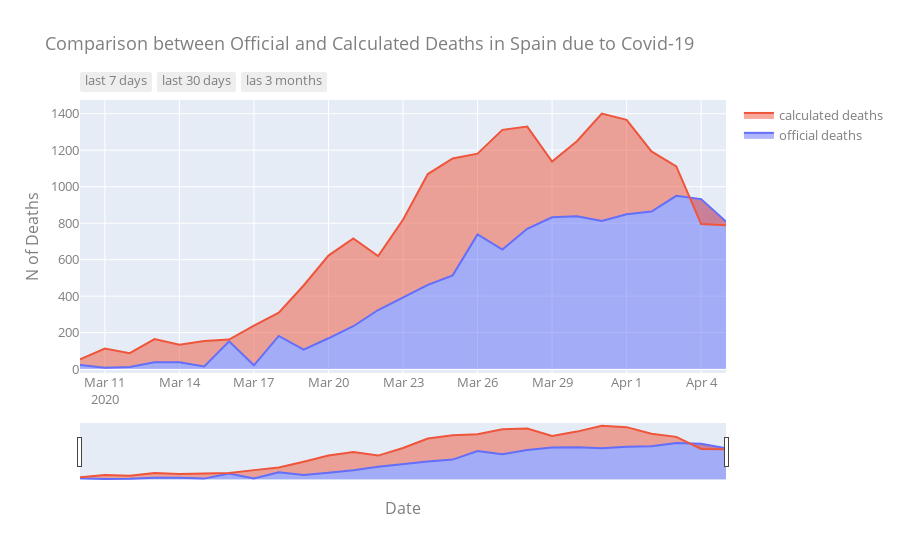

Notebook cell for this chart:
### Code cell
# Create traces
fig = go.Figure()
fig.add_trace(go.Scatter(x=official_to_print["date"], y=official_to_print["official_deaths"],
                    mode='lines',fill="tonexty", 
                    name='official deaths'))
fig.add_trace(go.Scatter(x=mortality_to_print["date"], y=mortality_to_print["covid_deaths"],
                    mode='lines',fill="tonexty",
                    name='calculated deaths'))

fig.update_layout(
    title="Comparison between Official and Calculated Deaths in Spain due to Covid-19",
    xaxis_title="Date",
    yaxis_title="N of Deaths",
    font=dict(
        #family="Courier New, monospace",
        size=13,
        color="#7f7f7f"
    ))

fig.update_xaxes(
    rangeslider_visible=True,
    rangeselector=dict(
        buttons=list([
            dict(count=7, label="last 7 days", step="day", stepmode="backward"),
            dict(count=1, label="last 30 days", step="month", stepmode="backward"),
            dict(count=3, label="las 3 months", step="month", stepmode="backward"),        ])
    )

)


fig.show()

### Figure 1 — Plotly figure (JSON) as saved in the notebook; plotly's stock layout.template omitted (floating-point values rounded to 4 significant figures)
{"data": [{"fill": "tonexty", "mode": "lines", "name": "official deaths", "type": "scatter", "x": ["2020-03-10T00:00:00", "2020-03-11T00:00:00", "2020-03-12T00:00:00", "2020-03-13T00:00:00", "2020-03-14T00:00:00", "2020-03-15T00:00:00", "2020-03-16T00:00:00", "2020-03-17T00:00:00", "2020-03-18T00:00:00", "2020-03-19T00:00:00", "2020-03-20T00:00:00", "2020-03-21T00:00:00", "2020-03-22T00:00:00", "2020-03-23T00:00:00", "2020-03-24T00:00:00", "2020-03-25T00:00:00", "2020-03-26T00:00:00", "2020-03-27T00:00:00", "2020-03-28T00:00:00", "2020-03-29T00:00:00", "2020-03-30T00:00:00", "2020-03-31T00:00:00", "2020-04-01T00:00:00", "2020-04-02T00:00:00", "2020-04-03T00:00:00", "2020-04-04T00:00:00", "2020-04-05T00:00:00"], "y": [23, 7, 12, 37, 37, 15, 152, 21, 182, 107, 169, 235, 324, 394, 462, 514, 738, 655, 769, 832, 838, 812, 849, 864, 950, 932, 809]}, {"fill": "tonexty", "mode": "lines", "name": "calculated deaths", "type": "scatter", "x": ["2020-03-10T00:00:00", "2020-03-11T00:00:00", "2020-03-12T00:00:00", "2020-03-13T00:00:00", "2020-03-14T00:00:00", "2020-03-15T00:00:00", "2020-03-16T00:00:00", "2020-03-17T00:00:00", "2020-03-18T00:00:00", "2020-03-19T00:00:00", "2020-03-20T00:00:00", "2020-03-21T00:00:00", "2020-03-22T00:00:00", "2020-03-23T00:00:00", "2020-03-24T00:00:00", "2020-03-25T00:00:00", "2020-03-26T00:00:00", "2020-03-27T00:00:00", "2020-03-28T00:00:00", "2020-03-29T00:00:00", "2020-03-30T00:00:00", "2020-03-31T00:00:00", "2020-04-01T00:00:00", "2020-04-02T00:00:00", "2020-04-03T00:00:00", "2020-04-04T00:00:00", "2020-04-05T00:00:00"], "y": [53.5, 112.5, 87.5, 165, 134, 154, 162, 238, 309, 458.5, 622.2, 716.5, 619.5, 818.5, 1070.0, 1155.0, 1181, 1312.0, 1330.0, 1138.0, 1250.0, 1400.0, 1366.0, 1194.0, 1111, 795, 788.5]}], "layout": {"font": {"color": "#7f7f7f", "size": 13}, "title": {"text": "Comparison between Official and Calculated Deaths in Spain due to Covid-19"}, "xaxis": {"rangeselector": {"buttons": [{"count": 7, "label": "last 7 days", "step": "day", "stepmode": "backward"}, {"count": 1, "label": "last 30 days", "step": "month", "stepmode": "backward"}, {"count": 3, "label": "las 3 months", "step": "month", "stepmode": "backward"}]}, "rangeslider": {"visible": true}, "title": {"text": "Date"}}, "yaxis": {"title": {"text": "N of Deaths"}}}}
